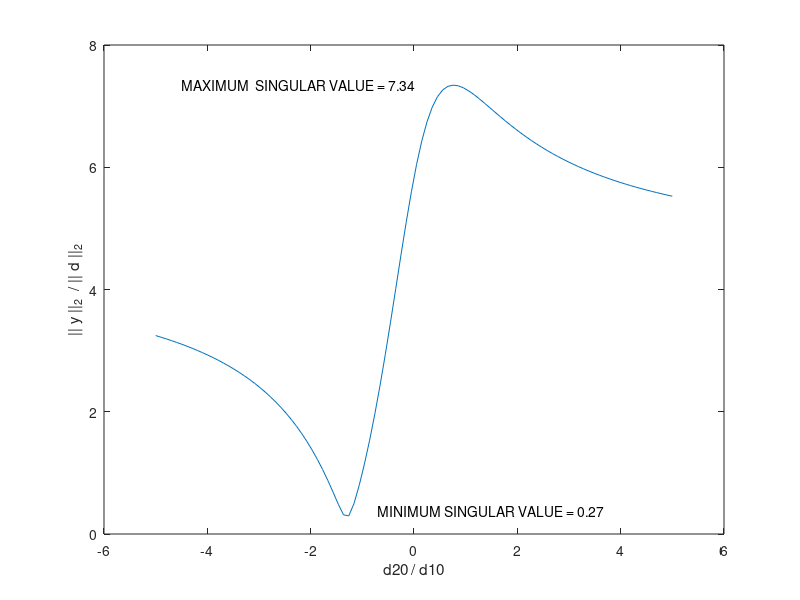

This chart was generated by the following MATLAB code:
%Example 3.3
%
% Copyright 2005 Sigurd Skogestad & Ian Postlethwaite
% Multivariable Feedback Control 2nd Edition
% $Id: Expl3_3.m,v 1.1 2004/01/22 13:55:32 standber Exp $

d10=1;
points = 100;
d20 = linspace(-5,5,points);
d=[d10*ones(1,points);d20];
G=[ 5 4; 3 2];
y=G*d;
d_norm=sqrt(d(1,:).*d(1,:)+d(2,:).*d(2,:));
y_norm=sqrt(y(1,:).*y(1,:)+y(2,:).*y(2,:));
out=y_norm./d_norm;
figure(1);
clf;
plot(d20,out)
xlabel('d20 / d10');
ylabel('|| y ||_2  / || d ||_2');
text(-4.5,7.34,'MAXIMUM  SINGULAR VALUE = 7.34')
text(-0.7,0.37,'MINIMUM SINGULAR VALUE = 0.27')

